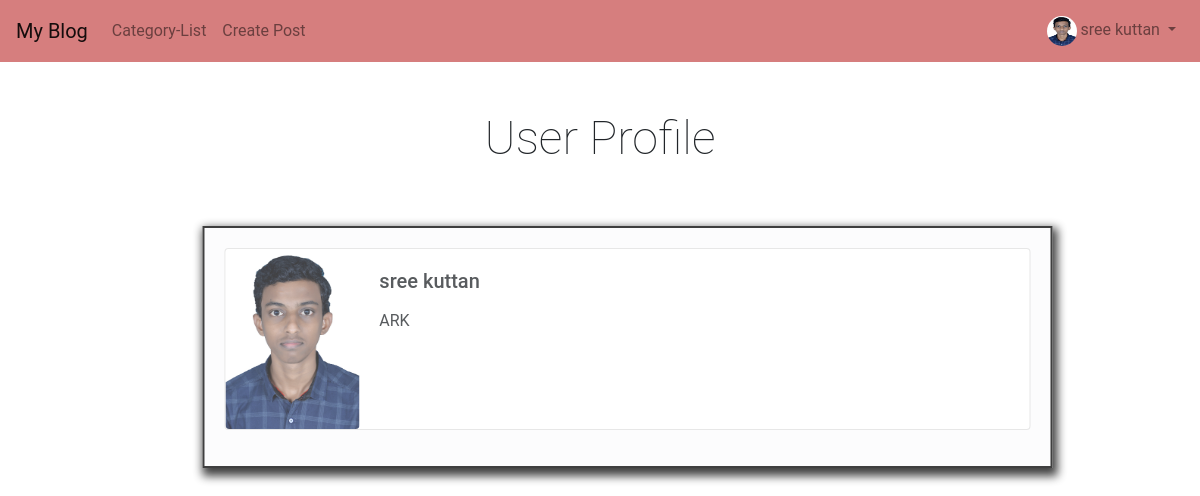
The app's page /members/7/profile/ (signed in) with its own data.
### blog/models.py (models this page shows, shortened)
class Profile(models.Model):
    user = models.OneToOneField(User, null=True, on_delete=models.CASCADE)
    bio = models.TextField()
    profile_pic = models.ImageField(null=True, blank=True, upload_to="images/profile/")
    website_url = models.CharField(max_length=255, null=True, blank=True)
    facebook_url = models.CharField(max_length=255, null=True, blank=True)
    twitter_url = models.CharField(max_length=255, null=True, blank=True)
    instagram_url = models.CharField(max_length=255, null=True, blank=True)

### users/views.py (the view)
# urls.py: path('<int:pk>/profile/', ShowProfilePageView.as_view(), name="showprofile"),
class ShowProfilePageView(DetailView):
    model = Profile
    template_name = 'registration/userprofile.html'
    def get_context_data(self, *args, **kwargs):
        context = super(ShowProfilePageView, self).get_context_data(*args, **kwargs)
        page_user = get_object_or_404(Profile, id=self.kwargs['pk'])
        context["page_user"] = page_user
        return context

### users/templates/registration/userprofile.html (shortened to what this page needs)
{% extends 'base.html' %}
{% load static %}
{% block content %}
{% if user.is_authenticated %}
<h1 class="head">User Profile</h1>
<div class="ap_container">
<div class="card mb-3">
    <div class="row no-gutters">
      <div class="col-md-2">
        {% if page_user.profile_pic %}
        <img src="{{ page_user.profile_pic.url }}" class="card-img rounded" width="0" height="180">
        {% else %}
        <img src="{% static '/images/download.png' %}" class="card-img rounded-circle" width="0" height="180">
        {% endif %}
      </div>
      <div class="col-md-10">
        <div class="card-body">
          <h5 class="card-title">{{ page_user.user.first_name }} {{ page_user.user.last_name }}</h5>
          <p class="card-text">{{ page_user.bio}}</p>
        </div>
      </div>
    </div>
  </div>
</div>
  {% else %}
  <div class="alert alert-danger" role="alert">
    <h4 class="msginfo">Sorry! You are not allowed here!</h4>
  </div>
  {% endif %}
{% endblock content %}

### blog/templates/base.html (shortened to what this page needs)
{% load static %}
<!doctype html>
<html lang="en">
<head>
  <link rel="stylesheet" href="https://stackpath.bootstrapcdn.com/bootstrap/4.3.1/css/bootstrap.min.css"
>
  <link rel="stylesheet" href="https://stackpath.bootstrapcdn.com/font-awesome/4.7.0/css/font-awesome.min.css">
  <link href="/static/djangoproject/css/style.css" rel="stylesheet">
</head>
<body>
  <nav class="navbar navbar-expand-sm navbar navbar-light" style="background-color: #d67e7e;">
    <a class="navbar-brand" href="{% url 'index' %}">My Blog</a>
    <div class="collapse navbar-collapse" id="collapsibleNavId">
      <ul class="navbar-nav mr-auto mt-2 mt-lg-0">
        {% if cat_menu %}
        <li class="nav-item dropdown">
          <a class="nav-link dropdown-toggle" href="#" id="dropdownId" data-toggle="dropdown" aria-haspopup="true"
            aria-expanded="false">Categories</a>
          <div class="dropdown-menu" aria-labelledby="dropdownId">
            {% for item in cat_menu %}
            <a class="dropdown-item" href="{% url 'category' item %}">{{ item }}</a>
            {% endfor %}
          </div>
        </li>
        {% else %}
        <li class="nav-item">
          <a class="nav-link" href="{% url 'category-list' %}">Category-List</a>
        </li>
        {% endif %}
        {% if user.is_authenticated %}
        {% if request.user.is_superuser %}
        <li class="nav-item">
          <a class="nav-link" href="{% url 'addpost' %}">Add Post</a>
        </li>
        <li class="nav-item">
          <a class="nav-link" href="{% url 'addcategory' %}">Add Category</a>
        </li>
        {% else %}
        <li class="nav-item">
          <a class="nav-link" href="{% url 'addpost' %}"> Create Post</a>
        </li>
        {% endif %}
        {% endif %}
      </ul>
      {% if user.is_authenticated %}
      <ul class="navbar-nav ml-auto mt-2 mt-lg-0">
        <li class="nav-item dropdown">
          <a class="nav-link dropdown-toggle" href="#" id="navbarDropdown" role="button" data-toggle="dropdown"
            aria-haspopup="true" aria-expanded="false">
            {% if user.profile.profile_pic %}
            <img src="{{ user.profile.profile_pic.url }}" class="rounded-circle" width="30" height="30">
            {% else %}
            <img src="{% static 'djangoproject/images/pic.png' %}" class="rounded-circle" width="30" height="30">
            {% endif %}
            {{ user.first_name }} {{ user.last_name }}
          </a>
        </li>
        {% endif %}
    </div>
  </nav>
  <div class="container mt-5">
    {% block content %}
    {% endblock content %}
  </div>
</body>
</html>

### static/djangoproject/css/style.css (style rules this page uses)
body { font-family: 'Roboto', sans-serif; }
.ap_container { border: solid 2px black; margin: 60px 60px 60px 0; box-shadow: 3px 5px 9px 3px black; opacity: 0.75; background-color: #fcfcfd; padding: 20px; margin-bottom: 5%; margin-left: 18%; transform: translate(-5%); }
.head { font-family: 'Roboto', sans-serif; font-size: 35pt !important; font-weight: 200 !important; text-align: center; margin: 1em 0 1em 0; }

### records on screen
Profile: profile_pic (picture), user.first_name "sree", user.last_name "kuttan", bio "ARK"

### other values on screen
{{ user.first_name }} "sree"
{{ user.last_name }} "kuttan"
